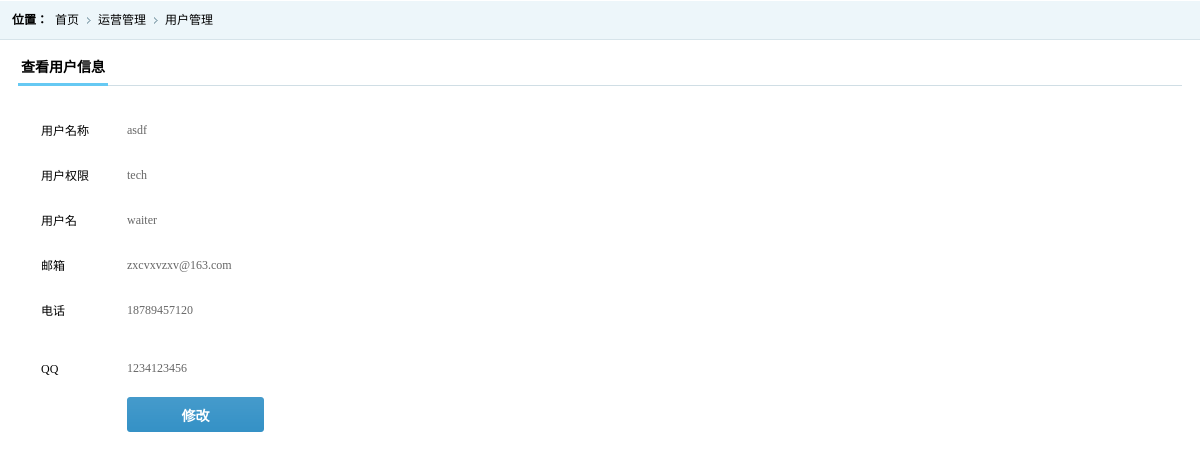
Screenshot of /manage_user/view_user/7 with the database file from the repository.
### tables this page shows
CREATE TABLE `user` (
  `col_id` int(11) unsigned NOT NULL AUTO_INCREMENT,
  `col_name` char(50) DEFAULT NULL COMMENT '真实姓名',
  `col_nickname` char(50) NOT NULL COMMENT '昵称',
  `col_sex` enum('男','女') DEFAULT NULL COMMENT '性别',
  `col_imageurl` varchar(100) DEFAULT NULL COMMENT '照片URL',
  `col_mail` char(50) DEFAULT NULL COMMENT '邮箱',
  `col_call` char(50) DEFAULT NULL COMMENT '移动电话',
  `col_qq` char(50) DEFAULT NULL COMMENT 'QQ号',
  `col_winxin` char(50) DEFAULT NULL COMMENT '微信号',
  `col_passwd` char(50) DEFAULT NULL COMMENT '密码',
  `col_role` enum('user','author','cm','tech','admin') DEFAULT 'user' COMMENT '角色（用户、作者、客服、运维、管理员）',
  `col_rank` tinyint(4) DEFAULT NULL COMMENT '级别（不同级别有不用的优惠）',
  `col_cardtype` char(50) DEFAULT NULL COMMENT '证件类型',
  `col_card` char(50) DEFAULT NULL COMMENT '身份证号',
  `col_card_url` varchar(100) DEFAULT NULL COMMENT '身份证照片URL',
  `col_alipay` char(50) DEFAULT NULL COMMENT '支付宝账号（提现用)',
  `col_bank` char(50) DEFAULT NULL COMMENT '银行名称（提现用)',
  `col_subbank` char(100) DEFAULT NULL COMMENT '开户支行',
  `col_banknum` char(50) DEFAULT NULL COMMENT '银行卡号',
  `col_balance` decimal(10,2) DEFAULT NULL COMMENT '账户余额',
  `col_cmid` int(11) DEFAULT NULL COMMENT '专属客服(customer manager)',
  `col_datetime` datetime DEFAULT NULL COMMENT '注册日期',
  `col_spec_id` int(11) unsigned DEFAULT NULL,
  `col_valid` enum('Y','N') DEFAULT NULL COMMENT '是否已经注销',
  PRIMARY KEY (`col_id`,`col_nickname`),
  KEY `FK_user_user_res_spec` (`col_spec_id`),
  CONSTRAINT `FK_user_user_res_spec` FOREIGN KEY (`col_spec_id`) REFERENCES `user_res_spec` (`col_id`) ON DELETE CASCADE ON UPDATE CASCADE
);

### application/controllers/Manage_user.php (called while the page is built, shortened)
<?php
class Manage_user extends CI_Controller {
   private $_data;
   public function __construct(){
       $this->load->library(array('session','form_validation','common','auth'));
       $this->load->helper(array('form','url'));
       $this->_data['user_info']=$this->session->userdata();
   }
   public function view_user(){
       $user_id=$this->uri->segment(3);
       if(is_numeric($user_id)){
           $this->load->model('user_mdl');
           $this->_data['user']=$this->user_mdl->get_user_by_id($user_id);
           if($this->_data['user']){
               $this->load->view('view_user',$this->_data);
           }else{
               show_404();
           }
       }else{
           show_404();
       }
   }
}

### index.php (called while the page is built, shortened)
<?php
require_once BASEPATH.'core/CodeIgniter.php';

### application/models/User_mdl.php (called while the page is built, shortened)
<?php
class User_mdl extends CI_Model {
	public function get_user_by_id($uid) {
		$data = array();
		$this->db->select('*')->from(self::TABLE)->where('col_id', $uid)->limit(1);
		$query = $this->db->get();
		if($query->num_rows() == 1)
		{
			$data = $query->row_array();
		}
		return $data;
	}
}

### application/views/view_user.php (the view, shortened to what this page needs)
<!DOCTYPE html PUBLIC '-//W3C//DTD XHTML 1.0 Transitional//EN' 'http://www.w3.org/TR/xhtml1/DTD/xhtml1-transitional.dtd'>
<html xmlns='http://www.w3.org/1999/xhtml'>
<head>
<link href='<?php echo base_url()?>css/style.css' rel='stylesheet' type='text/css' />
</head>
<body>
<div class='place'> <span>位置：</span>
  <ul class='placeul'>
    <li><a href='#'>首页</a></li>
    <li><a href='#'>运营管理</a></li>
    <li><a href='#'>用户管理</a></li>
  </ul>
</div>
<div class='formbody'>
  <div class='formtitle'><span>查看用户信息</span></div>
  <ul class='forminfo'>
    <li>
      <label>用户名称</label>
      <span class='form_infor'><?php echo $user['col_name']?></span></li>
    <li>
      <label>用户权限</label>
      <span class='form_infor'><?php echo $user['col_role']?></span></li>
    <li>
      <label>用户名</label>
      <span class='form_infor'><?php echo $user['col_nickname']?></span></li>
    <li>
      <label>邮箱</label>
      <span class='form_infor'><?php echo $user['col_mail']?></span></li>
    <li>
      <label>电话</label>
      <span class='form_infor'><?php echo $user['col_call']?></span></li>
    <li>
     <li>
      <label>QQ</label>
      <span class='form_infor'><?php echo $user['col_qq']?></span></li>
    <li>
      <label>&nbsp;</label>
     <a href='<?php echo base_url("manage_user/update_user/".$user['col_id'])?>' target='rightFrame'><input name='' type='button' class='btn' value='修改' /></a>
    </li>
  </ul>
</div>
</body>
</html>

### css/style.css (style rules this page uses)
* { font-size:9pt;border:0;margin:0;padding:0; }
body { font-family:'微软雅黑'; margin:0 auto;min-width:980px; }
ul { display:block;margin:0;padding:0;list-style:none; }
li { display:block;margin:0;padding:0;list-style: none; }
dl,dt,dd,span { margin:0;padding:0;display:block; }
a,a:focus { text-decoration:none;color:#000;outline:none;blr:expression(this.onFocus=this.blur()); }
.place { height:40px; background:url(../images/righttop.gif) repeat-x; }
.place span { line-height:40px; font-weight:bold;float:left; margin-left:12px; }
.placeul li { float:left; line-height:40px; padding-left:7px; padding-right:12px; background:url(../images/rlist.gif) no-repeat right; }
.placeul li:last-child { background:none; }
.formbody { padding:10px 18px; }
.formtitle { border-bottom:solid 1px #d0dee5; line-height:35px; position:relative; height:35px; margin-bottom:28px; }
.formtitle span { font-weight:bold;font-size:14px; border-bottom:solid 3px #66c9f3;float:left; position:absolute; z-index:100; bottom:-1px; padding:0 3px; height:30px; line-height:30px; }
.forminfo { padding-left:23px; }
.forminfo li { margin-bottom:13px; clear:both; }
.forminfo li label { width:86px;line-height:34px; display:block; float:left; }
.btn { width:137px;height:35px; background:url(../images/btnbg.png) no-repeat; font-size:14px;font-weight:bold;color:#fff; cursor:pointer; }
.form_infor,.form_text { line-height:32px; color:#666; }

### rows the page displays
user: col_name "asdf", col_role "tech", col_nickname "waiter", col_mail "zxcvxvzxv@163.com", col_call "18789457120", col_qq "1234123456"
